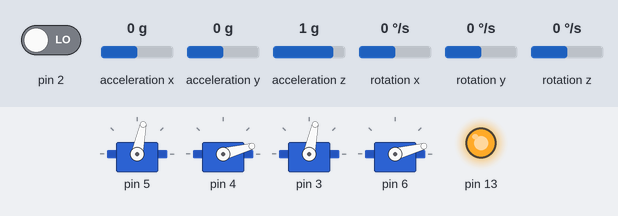
A sketch run on a simulated Arduino Uno, built with avr-gcc and run on an emulated ATmega328P. On the bench: 4 × servo, output pins drawn as LEDs (lit = HIGH). The test bench sets the inputs (shaded band); at power-on: acceleration y 0 g, acceleration z 1 g, pin 2 LOW, acceleration x 0 g, rotation x 0 °/s, rotation y 0 °/s, rotation z 0 °/s. The sensor or clock chip raises its interrupt line as the real part does.

Above: at 4.7 s.
4.8 s: acceleration y set to -1.4 g
At 5.52 s:
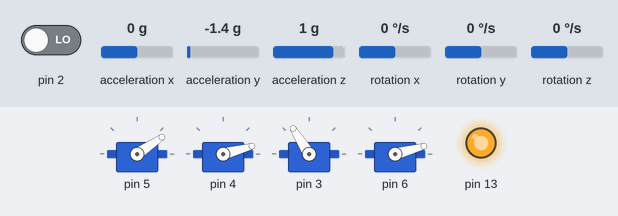
7.8 s: acceleration z set to -1.4 g
At 8.5 s:
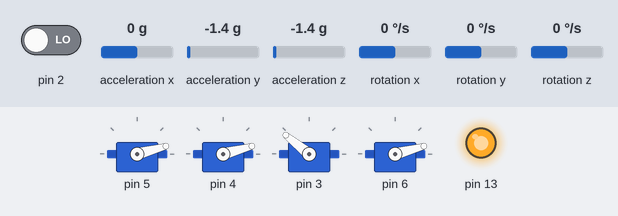
9.3 s: acceleration y set to -0.1 g
10.8 s: acceleration y set to 0.2 g
At 11.2 s:
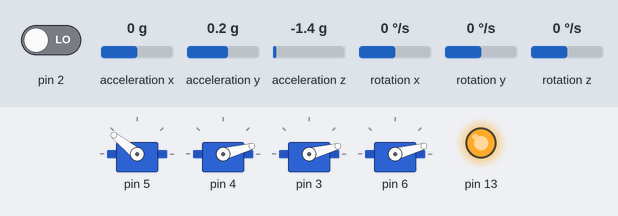
12.3 s: acceleration z set to -0.2 g
13.8 s: acceleration z set to 0 g
Timing chart, 0 to 16.3 s (numbered marks = the images above; inputs shaded):
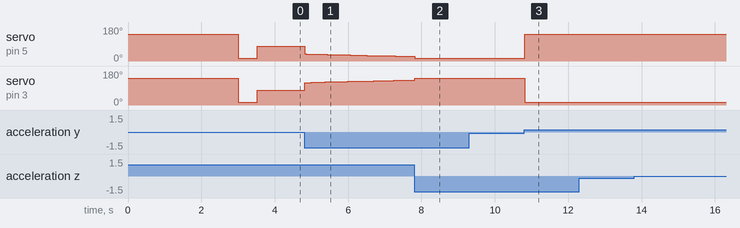

Measured:
- the behaviour switches between 0 and 0.1 g on acceleration y (found by bisection; images 2 and 3)
- after the input at 4.8 s, servo on pin 5: moves from 78° to 25° over 2.8 s, starting at once; servo on pin 3: moves from 78° to 131° over 2.7 s, starting at once
- after the input at 9.3 s, every drawn part: stays the same
- after the input at 10.8 s, servo on pin 5: 15° → 141° at once; servo on pin 3: 141° → 15° at once
- after the input at 12.3 s, every drawn part: stays the same
- after the input at 13.8 s, every drawn part: stays the same

The sketch:

Main.ino
```cpp
#include "I2Cdev.h"
#include "MPU6050_6Axis_MotionApps20.h"
#include "Wire.h"
#include "Servo.h"
#include "ESC_library.h"

int recieverThrottle = 10;
int tempThrottle = 0;
int throttle = 0;
int motor2Throttle = 1100;
int motor4Throttle = 1100;
int motor1Throttle = 0;
int motor3Throttle = 0;

// ESC's
int motor3 = 3; // roll
int motor2 = 4; // pitch
int motor1 = 5; // roll
int motor4 = 6; // pitch
ESC_library esc(motor1, motor2, motor3, motor4);

// MPU control/status vars
MPU6050 mpu;
bool dmpReady = false;  // set true if DMP init was successful
uint8_t mpuIntStatus;   // holds actual interrupt status byte from MPU
uint8_t devStatus;      // return status after each device operation (0 = success, !0 = error)
uint16_t packetSize;    // expected DMP packet size (default is 42 bytes)
uint16_t fifoCount;     // count of all bytes currently in FIFO
uint8_t fifoBuffer[64]; // FIFO storage buffer

// orientation/motion vars
Quaternion q;           // [w, x, y, z]         quaternion container
VectorInt16 aa;         // [x, y, z]            accel sensor measurements
VectorInt16 aaReal;     // [x, y, z]            gravity-free accel sensor measurements
VectorInt16 aaWorld;    // [x, y, z]            world-frame accel sensor measurements
VectorFloat gravity;    // [x, y, z]            gravity vector
float euler[3];         // [psi, theta, phi]    Euler angle container
float ypr[3];           // [yaw, pitch, roll]   yaw/pitch/roll container and gravity vector


// indicates whether MPU interrupt pin has gone high
volatile bool mpuInterrupt = false;

// ================================================================
// ===                      INITIAL SETUP                       ===
// ================================================================
void setup() {
    // Serial.begin(115200);
    // Serial.println("Initializing setup");

    // Calibrate ESC's
    esc.calibrate();
    pinMode(13, OUTPUT);
    // join I2C bus (I2Cdev library doesn't do this automatically)
    Wire.begin();
    TWBR = 24;

    // MPU
    // initialize device
    mpu.initialize();
    // verify connection
    mpu.testConnection();

    devStatus = mpu.dmpInitialize(); // if != 0 -> then something is wrong!
    digitalWrite(13, 1);
    // supply your own gyro offsets here, scaled for min sensitivity
    mpu.setXGyroOffset(220);
    mpu.setYGyroOffset(76);
    mpu.setZGyroOffset(-85);
    mpu.setZAccelOffset(1788); // 1688 factory default for my test chip

    // make sure it worked (returns 0 if so)
    if (devStatus == 0) {
        // turn on the DMP, now that it's ready
        mpu.setDMPEnabled(true);
        // enable Arduino interrupt detection
        // 0 -> because pin 2 is interrupt 0 on mega
        // RISING: triggers interrupt when pin goes from low -> high
        attachInterrupt(0, dmpDataReady, RISING);
        mpuIntStatus = mpu.getIntStatus();
        // set our DMP Ready flag so the main loop() function knows it's okay to use it
        dmpReady = true;
        // get expected DMP packet size for later comparison
        packetSize = mpu.dmpGetFIFOPacketSize();
        // Serial.println("MPU6050 connection successful");
    } else {
        // ERROR!
        // Serial.println("Couldn't connect the MPU6050");
    }

    // Serial.println("Setup finished!");

    // For PID
    setGains(0.60,0.5,1);
    setGainsRoll(0.60,0.5,1);
}

// ================================================================
// ===                    MAIN PROGRAM LOOP                     ===
// ================================================================
void loop() {
    // if programming failed, don't try to do anything
    if (!dmpReady) return;

    // wait for MPU interrupt or extra packet(s) available
    while (!mpuInterrupt && fifoCount < packetSize) {
        // Other code goes here!
        // listenForController();
        // controlThrottle();
        // computePIDpitch(); // register for change in pitch
        // controlPitchThrottle();
        computePIDroll();     // register for change in roll
        controlRollThrottle();
    }

    checkForDofData();

}
// ================================================================
// ===                        FUNCTIONS                         ===
// ================================================================

/**
 * Listens for input from receiver and changes
 * the throttle if the user changes
 * power on Channel3
 */
void listenForController(){
  //tempThrottle = map(analogRead(recieverThrottle), 0, 1023, 700, 2000);
  tempThrottle = map(pulseIn(recieverThrottle, HIGH), 996, 2000, 0, 1300);
  //Serial.print("From receiver: ");
  //Serial.println(pulseIn(10, HIGH));
  throttle = tempThrottle;
}

/**
 * Controls the overall speed on the 4 motors
 */
void controlThrottle(){
  esc.controlMotor1(780);
  //esc.controlMotor2(motor2Throttle);
  // esc.controlMotor3(780);
  //esc.controlMotor4(motor4Throttle);
}

/**
 * Checks whether the MPU's FIFO que has data or not.
 * If it has data greater than packetSize, it calls
 * an interrupt for the arduino.
 */
void checkForDofData(){
  // reset interrupt flag and get INT_STATUS byte
    mpuInterrupt = false;
    mpuIntStatus = mpu.getIntStatus();

    // get current FIFO count
    fifoCount = mpu.getFIFOCount();

    // check for overflow (if this happens, our code isn't good enough)
    if ((mpuIntStatus & 0x10) || fifoCount == 1024) {
        // reset so we can continue cleanly
        mpu.resetFIFO();
    // otherwise, check for DMP data ready interrupt (hopefully this happens very often)
    } else if (mpuIntStatus & 0x02) {
        // wait for correct available data length, should be a VERY short wait
        while (fifoCount < packetSize) fifoCount = mpu.getFIFOCount();

        // read a packet from FIFO
        mpu.getFIFOBytes(fifoBuffer, packetSize);

        // track FIFO count here in case there is > 1 packet available
        // (this lets us immediately read more without waiting for an interrupt)
        fifoCount -= packetSize;

        // display Euler angles in degrees
        mpu.dmpGetQuaternion(&q, fifoBuffer);
        mpu.dmpGetGravity(&gravity, &q);
        mpu.dmpGetYawPitchRoll(ypr, &q, &gravity);


        // Serial.print("ypr\t");
        // Serial.print(ypr[0] * 180/M_PI);
        // Serial.println("\t");
        // Serial.println(ypr[1] * 180/M_PI);
        // Serial.print("\t");
        // Serial.println(ypr[2]);


    }
}

/**
 * This is our Interrupt Service Routine (ISR)
 * Has to be a no-argument function
 * Will be called when there's an interrupt
 */
void dmpDataReady() {
    mpuInterrupt = true;
}

// ================================================================
// ===                TEMP FUNCTIONS FOR TESTING                ===
// ================================================================

// PID for PITCH (y - axis)
unsigned long lastTimePitch;
double processVariablePitch = ypr[1], pitchAxisOutput, setPointPitch = -0.055; // Correct: -0.045 or -0.025
double errSumPitch, lastErrPitch;
float kp, ki, kd;
double dErr;

void computePIDpitch(){
    processVariablePitch = ypr[1];
    /*How long since we last calculated*/
    unsigned long now = micros();
    double timeChange = (double) (now - lastTimePitch);

    /*Compute all the working error variables*/
    double error = setPointPitch - processVariablePitch;
    // Don't use the integral before 30 seconds in

    //errSumPitch +=  (error * (timeChange / 100000));
    errSumPitch = ((errSumPitch * 0.999) + (error * 0.001));


    if(error != lastErrPitch){
        dErr = (100000.0 * (error - lastErrPitch)) / timeChange;
        /*Remember some variables for next time*/
        lastErrPitch = error;
        lastTimePitch = now;
    }
    // Serial.print("Algorithm: ");
    // Serial.println(pitchAxisOutput, 3);

    /*Compute PID Output*/
    pitchAxisOutput = (kp * error) + (ki * errSumPitch) + (kd * dErr);// (kp * error) + (ki * errSumPitch) ; // + (kd * dErr)

}

/**
 * Gives throttle for motor 2 and 4 - PITCH
 */
int oldPitchThrottleMotor2, oldPitchThrottleMotor4;
void controlPitchThrottle() {
    double newPitchThrottleMotor2 = map((pitchAxisOutput * 1000), -1000, 1000, 700, 2000);
    double newPitchThrottleMotor4 = map((pitchAxisOutput * 1000), 1000, -1000, 700, 2000);
    // Serial.print("Motor 2 throttle: ");
    // Serial.println(newPitchThrottleMotor2);
    // Serial.print("Motor 4 throttle: ");
    // Serial.println(newPitchThrottleMotor4);

    // Serial.print("PID contrller: ");
    // Serial.println(pitchAxisOutput);
    if(newPitchThrottleMotor2 < 700){
        newPitchThrottleMotor2 = 700;
    }

    if(newPitchThrottleMotor2 > 2000){
        newPitchThrottleMotor2 = 2000;
    }
    // motor 2 needs power
    esc.controlMotor2(newPitchThrottleMotor2);

    if(newPitchThrottleMotor4 > 2000){
        newPitchThrottleMotor4 = 2000;
    }

    if(newPitchThrottleMotor4 < 700){
        newPitchThrottleMotor4 = 700;
    }
    // motor 4 needs power
    esc.controlMotor4(newPitchThrottleMotor4);
    // Update variable(s)
    oldPitchThrottleMotor2 = newPitchThrottleMotor2;
    oldPitchThrottleMotor4 = newPitchThrottleMotor4;

}

// -------------------------------------------------------------------
// PID for ROLL (x - axis)
unsigned long lastTimeRoll;
double processVariableRoll = ypr[2], rollAxisOutput, setPointRoll = -0.004;
double errSumRoll, lastErrRoll;
double dErrRoll;
float kpRoll, kiRoll, kdRoll;

void computePIDroll(){
    processVariableRoll = ypr[2];
    /*How long since we last calculated*/
    unsigned long now = micros();
    double timeChange = (double) (now - lastTimeRoll);

    /*Compute all the working error variables*/
    double error = setPointRoll - processVariableRoll;

    // TODO: Don't use the integral before 30 seconds in
    //errSumPitch +=  (error * (timeChange / 100000));
    errSumRoll = ((errSumRoll * 0.999) + (error * 0.001));


    if(error != lastErrRoll){
        dErrRoll = (100000.0 * (error - lastErrRoll)) / timeChange; // division by 0!
        /*Remember some variables for next time*/
        lastErrRoll = error;
        lastTimeRoll = now;
    }

    /*Compute PID Output*/
    rollAxisOutput = (kpRoll * error) + (kiRoll * errSumRoll) + (kdRoll * dErrRoll);
}

/**
 * Gives throttle for motor 1 and 3 - ROLL
 */
void controlRollThrottle(){
    double rollThrottleMotor1 = map((rollAxisOutput * 1000), 1000, -1000, 700, 2000);
    double rollThrottleMotor3 = map((rollAxisOutput * 1000), -1000, 1000, 700, 2000);
    // Serial.print("Motor 1 throttle: ");
    // Serial.println(rollThrottleMotor1);
    // Serial.print("Motor 3 throttle: ");
    // Serial.println(rollThrottleMotor3);

    // Serial.print("PID controller: ");
    // Serial.println(rollAxisOutput);

    if(rollThrottleMotor3 < 700){
        rollThrottleMotor3 = 700;
    }

    if(rollThrottleMotor3 > 2000){
        rollThrottleMotor3 = 2000;
    }

    if(rollThrottleMotor1 > 2000){
        rollThrottleMotor1 = 2000;
    }

    if(rollThrottleMotor1 < 700){
        rollThrottleMotor1 = 700;
    }

    // motor 1 needs power
    esc.controlMotor1(rollThrottleMotor1);
    // motor 3 needs power
    esc.controlMotor3(rollThrottleMotor3);
}

/**
 * Sets k values for pitch PID algorithm
 */
void setGains(double Kp, double Ki, double Kd){
     kp = Kp;
     ki = Ki;
     kd = Kd;
}

/**
 * Sets k values for roll PID algortihm
 */
void setGainsRoll(double Kp, double Ki, double Kd){
    kpRoll = Kp;
    kiRoll = Ki;
    kdRoll = Kd;
}
```
